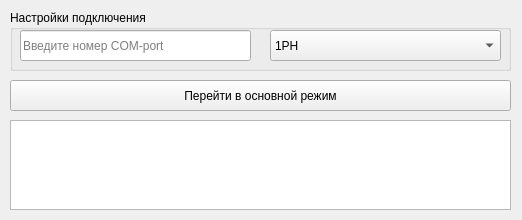
<?xml version="1.0" encoding="UTF-8"?>
<ui version="4.0">
 <class>widget</class>
 <widget class="QWidget" name="widget">
  <property name="geometry">
   <rect>
    <x>0</x>
    <y>0</y>
    <width>522</width>
    <height>220</height>
   </rect>
  </property>
  <property name="minimumSize">
   <size>
    <width>522</width>
    <height>220</height>
   </size>
  </property>
  <property name="maximumSize">
   <size>
    <width>522</width>
    <height>220</height>
   </size>
  </property>
  <property name="windowTitle">
   <string>Перевод в основной режим</string>
  </property>
  <property name="toolTip">
   <string/>
  </property>
  <property name="layoutDirection">
   <enum>Qt::LeftToRight</enum>
  </property>
  <widget class="QGroupBox" name="groupBox">
   <property name="geometry">
    <rect>
     <x>10</x>
     <y>10</y>
     <width>501</width>
     <height>61</height>
    </rect>
   </property>
   <property name="title">
    <string>Настройки подключения</string>
   </property>
   <widget class="QLineEdit" name="enter_com">
    <property name="geometry">
     <rect>
      <x>10</x>
      <y>20</y>
      <width>231</width>
      <height>31</height>
     </rect>
    </property>
    <property name="text">
     <string/>
    </property>
    <property name="maxLength">
     <number>2</number>
    </property>
    <property name="alignment">
     <set>Qt::AlignLeading|Qt::AlignLeft|Qt::AlignVCenter</set>
    </property>
    <property name="dragEnabled">
     <bool>false</bool>
    </property>
    <property name="readOnly">
     <bool>false</bool>
    </property>
    <property name="placeholderText">
     <string>Введите номер COM-port</string>
    </property>
   </widget>
   <widget class="QComboBox" name="type">
    <property name="geometry">
     <rect>
      <x>260</x>
      <y>20</y>
      <width>231</width>
      <height>31</height>
     </rect>
    </property>
    <property name="minimumContentsLength">
     <number>1</number>
    </property>
    <property name="duplicatesEnabled">
     <bool>false</bool>
    </property>
    <item>
     <property name="text">
      <string>1PH</string>
     </property>
    </item>
    <item>
     <property name="text">
      <string>3PH</string>
     </property>
    </item>
   </widget>
  </widget>
  <widget class="QPushButton" name="start_button">
   <property name="geometry">
    <rect>
     <x>10</x>
     <y>80</y>
     <width>501</width>
     <height>31</height>
    </rect>
   </property>
   <property name="text">
    <string>Перейти в основной режим</string>
   </property>
  </widget>
  <widget class="QTextEdit" name="textEdit">
   <property name="enabled">
    <bool>true</bool>
   </property>
   <property name="geometry">
    <rect>
     <x>10</x>
     <y>120</y>
     <width>501</width>
     <height>90</height>
    </rect>
   </property>
   <property name="minimumSize">
    <size>
     <width>501</width>
     <height>90</height>
    </size>
   </property>
   <property name="maximumSize">
    <size>
     <width>501</width>
     <height>90</height>
    </size>
   </property>
  </widget>
 </widget>
 <resources/>
 <connections/>
</ui>
